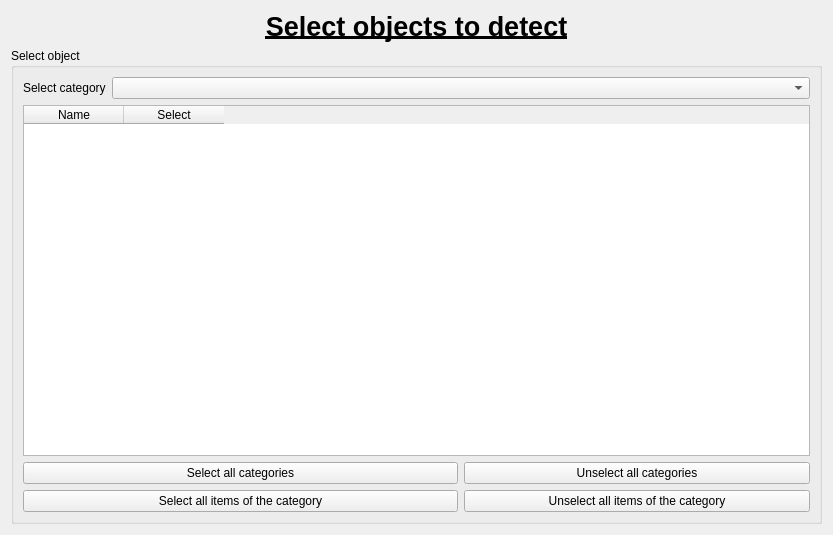
<?xml version="1.0" encoding="UTF-8"?>
<ui version="4.0">
 <class>widget_select_object_to_detect</class>
 <widget class="QWidget" name="widget_select_object_to_detect">
  <property name="geometry">
   <rect>
    <x>0</x>
    <y>0</y>
    <width>833</width>
    <height>535</height>
   </rect>
  </property>
  <property name="windowTitle">
   <string>Form</string>
  </property>
  <layout class="QVBoxLayout" name="verticalLayout">
   <item>
    <widget class="QLabel" name="labelTitle">
     <property name="font">
      <font>
       <pointsize>20</pointsize>
       <bold>true</bold>
       <underline>true</underline>
      </font>
     </property>
     <property name="autoFillBackground">
      <bool>false</bool>
     </property>
     <property name="text">
      <string>Select objects to detect</string>
     </property>
     <property name="scaledContents">
      <bool>false</bool>
     </property>
     <property name="alignment">
      <set>Qt::AlignCenter</set>
     </property>
    </widget>
   </item>
   <item>
    <widget class="QGroupBox" name="groupBox">
     <property name="title">
      <string>Select object</string>
     </property>
     <layout class="QGridLayout" name="gridLayout">
      <item row="2" column="0" colspan="2">
       <widget class="QPushButton" name="pushButtonSelectAllCategories">
        <property name="text">
         <string>Select all categories</string>
        </property>
       </widget>
      </item>
      <item row="0" column="1" colspan="2">
       <widget class="QComboBox" name="comboBoxSelectCategory"/>
      </item>
      <item row="3" column="2">
       <widget class="QPushButton" name="pushButtonUnSelectAllItemsOfTheCategory">
        <property name="text">
         <string>Unselect all items of the category</string>
        </property>
       </widget>
      </item>
      <item row="2" column="2">
       <widget class="QPushButton" name="pushButtonUnSelectAllCategories">
        <property name="text">
         <string>Unselect all categories</string>
        </property>
       </widget>
      </item>
      <item row="0" column="0">
       <widget class="QLabel" name="label">
        <property name="sizePolicy">
         <sizepolicy hsizetype="Maximum" vsizetype="Preferred">
          <horstretch>0</horstretch>
          <verstretch>0</verstretch>
         </sizepolicy>
        </property>
        <property name="text">
         <string>Select category</string>
        </property>
       </widget>
      </item>
      <item row="1" column="0" colspan="3">
       <widget class="QTableWidget" name="tableWidget">
        <column>
         <property name="text">
          <string>Name</string>
         </property>
        </column>
        <column>
         <property name="text">
          <string>Select</string>
         </property>
        </column>
       </widget>
      </item>
      <item row="3" column="0" colspan="2">
       <widget class="QPushButton" name="pushButtonSelectAllItemsOfTheCategory">
        <property name="text">
         <string>Select all items of the category</string>
        </property>
       </widget>
      </item>
     </layout>
    </widget>
   </item>
  </layout>
 </widget>
 <resources/>
 <connections/>
</ui>
